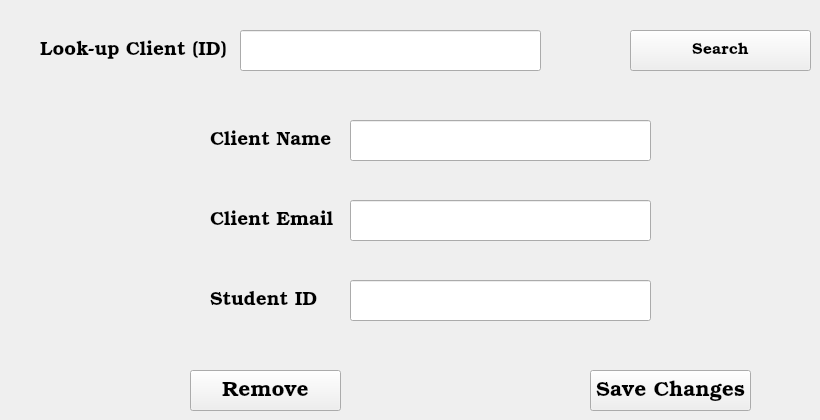
      <widget class="QWidget" name="tab_12">
       <attribute name="title">
        <string>Edit Client data</string>
       </attribute>
       <widget class="QPushButton" name="pushButton_23">
        <property name="geometry">
         <rect>
          <x>590</x>
          <y>370</y>
          <width>161</width>
          <height>41</height>
         </rect>
        </property>
        <property name="font">
         <font>
          <family>URW Bookman</family>
          <pointsize>16</pointsize>
         </font>
        </property>
        <property name="text">
         <string>Save Changes</string>
        </property>
       </widget>
       <widget class="QLabel" name="label_39">
        <property name="geometry">
         <rect>
          <x>40</x>
          <y>30</y>
          <width>191</width>
          <height>41</height>
         </rect>
        </property>
        <property name="font">
         <font>
          <family>URW Bookman</family>
          <pointsize>14</pointsize>
         </font>
        </property>
        <property name="text">
         <string>Look-up Client (ID)</string>
        </property>
       </widget>
       <widget class="QLineEdit" name="lineEdit_26">
        <property name="geometry">
         <rect>
          <x>240</x>
          <y>30</y>
          <width>301</width>
          <height>41</height>
         </rect>
        </property>
       </widget>
       <widget class="QPushButton" name="pushButton_24">
        <property name="geometry">
         <rect>
          <x>630</x>
          <y>30</y>
          <width>181</width>
          <height>41</height>
         </rect>
        </property>
        <property name="font">
         <font>
          <family>URW Bookman</family>
          <pointsize>12</pointsize>
         </font>
        </property>
        <property name="text">
         <string>Search</string>
        </property>
       </widget>
       <widget class="QPushButton" name="pushButton_25">
        <property name="geometry">
         <rect>
          <x>190</x>
          <y>370</y>
          <width>151</width>
          <height>41</height>
         </rect>
        </property>
        <property name="font">
         <font>
          <family>URW Bookman</family>
          <pointsize>16</pointsize>
         </font>
        </property>
        <property name="text">
         <string>Remove</string>
        </property>
       </widget>
       <widget class="QLineEdit" name="lineEdit_25">
        <property name="geometry">
         <rect>
          <x>350</x>
          <y>280</y>
          <width>301</width>
          <height>41</height>
         </rect>
        </property>
       </widget>
       <widget class="QLineEdit" name="lineEdit_27">
        <property name="geometry">
         <rect>
          <x>350</x>
          <y>200</y>
          <width>301</width>
          <height>41</height>
         </rect>
        </property>
       </widget>
       <widget class="QLabel" name="label_35">
        <property name="geometry">
         <rect>
          <x>210</x>
          <y>120</y>
          <width>131</width>
          <height>41</height>
         </rect>
        </property>
        <property name="font">
         <font>
          <family>URW Bookman</family>
          <pointsize>14</pointsize>
         </font>
        </property>
        <property name="text">
         <string>Client Name</string>
        </property>
       </widget>
       <widget class="QLabel" name="label_36">
        <property name="geometry">
         <rect>
          <x>210</x>
          <y>280</y>
          <width>131</width>
          <height>41</height>
         </rect>
        </property>
        <property name="font">
         <font>
          <family>URW Bookman</family>
          <pointsize>14</pointsize>
         </font>
        </property>
        <property name="text">
         <string>Student ID</string>
        </property>
       </widget>
       <widget class="QLineEdit" name="lineEdit_28">
        <property name="geometry">
         <rect>
          <x>350</x>
          <y>120</y>
          <width>301</width>
          <height>41</height>
         </rect>
        </property>
       </widget>
       <widget class="QLabel" name="label_37">
        <property name="geometry">
         <rect>
          <x>210</x>
          <y>200</y>
          <width>131</width>
          <height>41</height>
         </rect>
        </property>
        <property name="font">
         <font>
          <family>URW Bookman</family>
          <pointsize>14</pointsize>
         </font>
        </property>
        <property name="text">
         <string>Client Email</string>
        </property>
       </widget>
      </widget>
